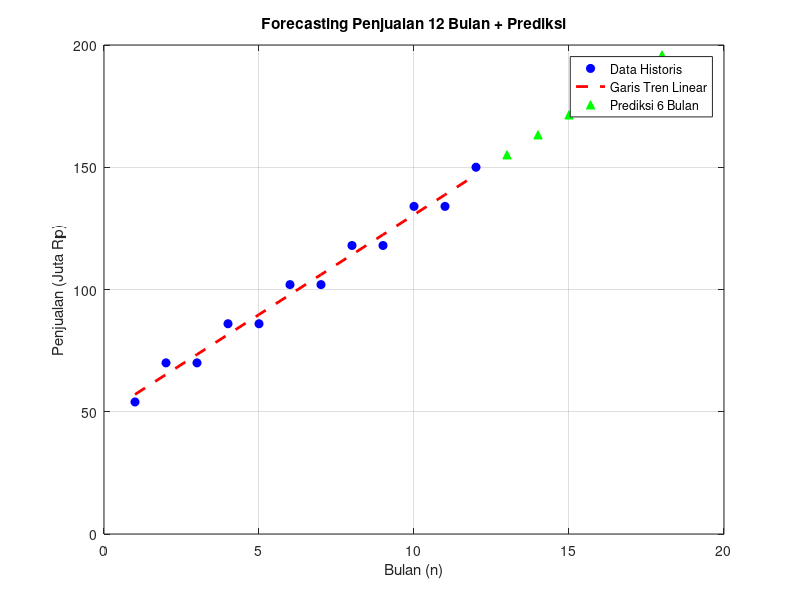

The MATLAB source for this figure:
% ===================================================== 
% UTS Matematika Sains Data — Semester Genap 2025/2026 
% Soal 7.4 E
% Nama  : Irsyad Fadhil 
% NIM   : 2510514034
% Parameter: N=34, a=3, b=4, K=8, theta0=110, alpha=0.005 
% Tanggal: 28 April 2026
% ===================================================== 
clc; clear; close all;

% 1. Data Historis
t_hist = 1:12;
K = 8; a = 3;
Sn = 50 + (K .* t_hist) + ((-1) .^ t_hist) .* (a + 1);

% 2. Fitting Linear (polyfit degree 1)
p = polyfit(t_hist, Sn, 1); % p(1)=slope, p(2)=intercept
trend_line = polyval(p, t_hist);

% 3. Prediksi 6 bulan ke depan (t = 13 sampai 18)
t_pred = 13:18;
Sn_pred = polyval(p, t_pred);

% 4. Plotting
figure;
plot(t_hist, Sn, 'bo', 'MarkerFaceColor', 'b'); hold on;
plot(t_hist, trend_line, 'r--', 'LineWidth', 2);
plot(t_pred, Sn_pred, 'g^', 'MarkerFaceColor', 'g');
grid on;
xlabel('Bulan (n)'); ylabel('Penjualan (Juta Rp)');
legend('Data Historis', 'Garis Tren Linear', 'Prediksi 6 Bulan');
title('Forecasting Penjualan 12 Bulan + Prediksi');

% Output Koefisien
fprintf('Koefisien Garis Tren:\n');
fprintf('Slope (m)     = %.4f\n', p(1));
fprintf('Intercept (c) = %.4f\n', p(2));
